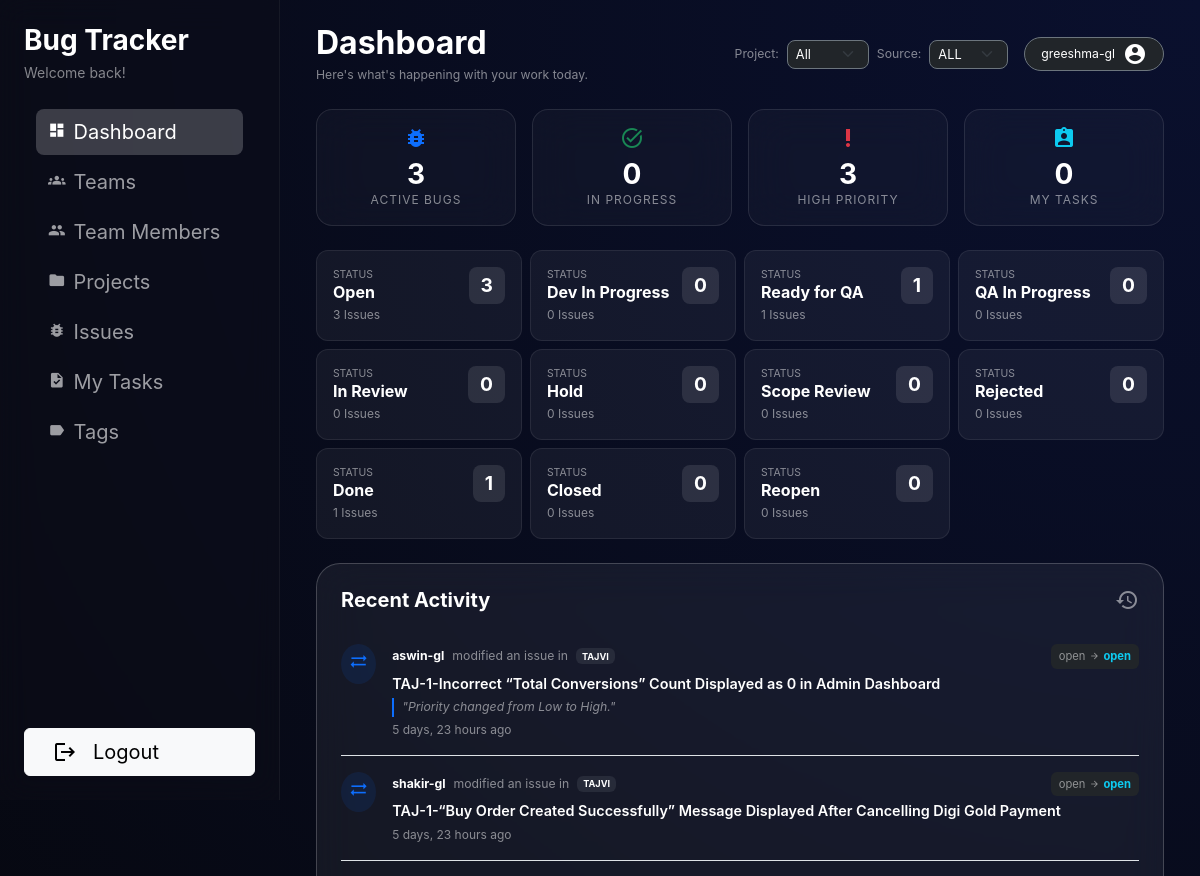
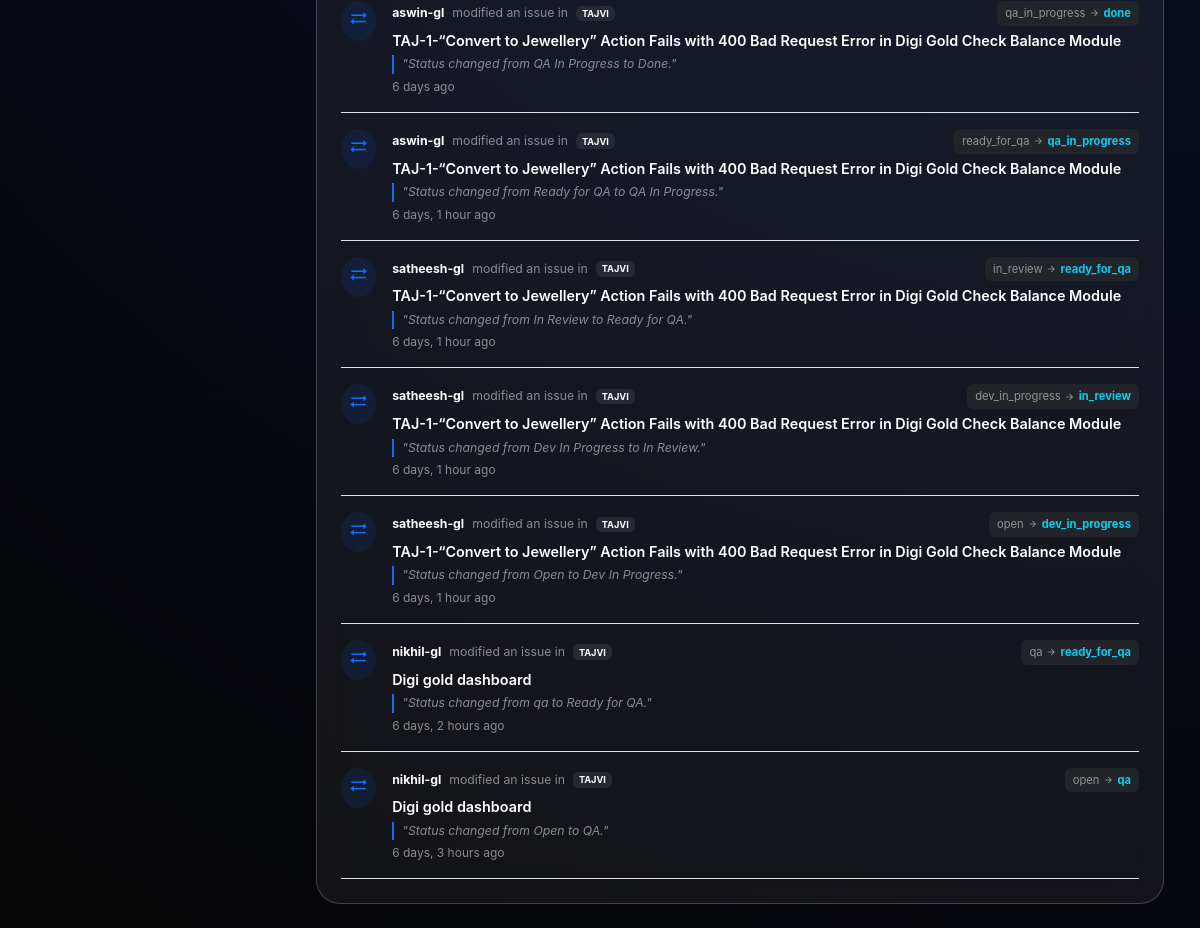
The page /dashboard/ (signed in) on the database as committed earlier (2 pictures, top to bottom).
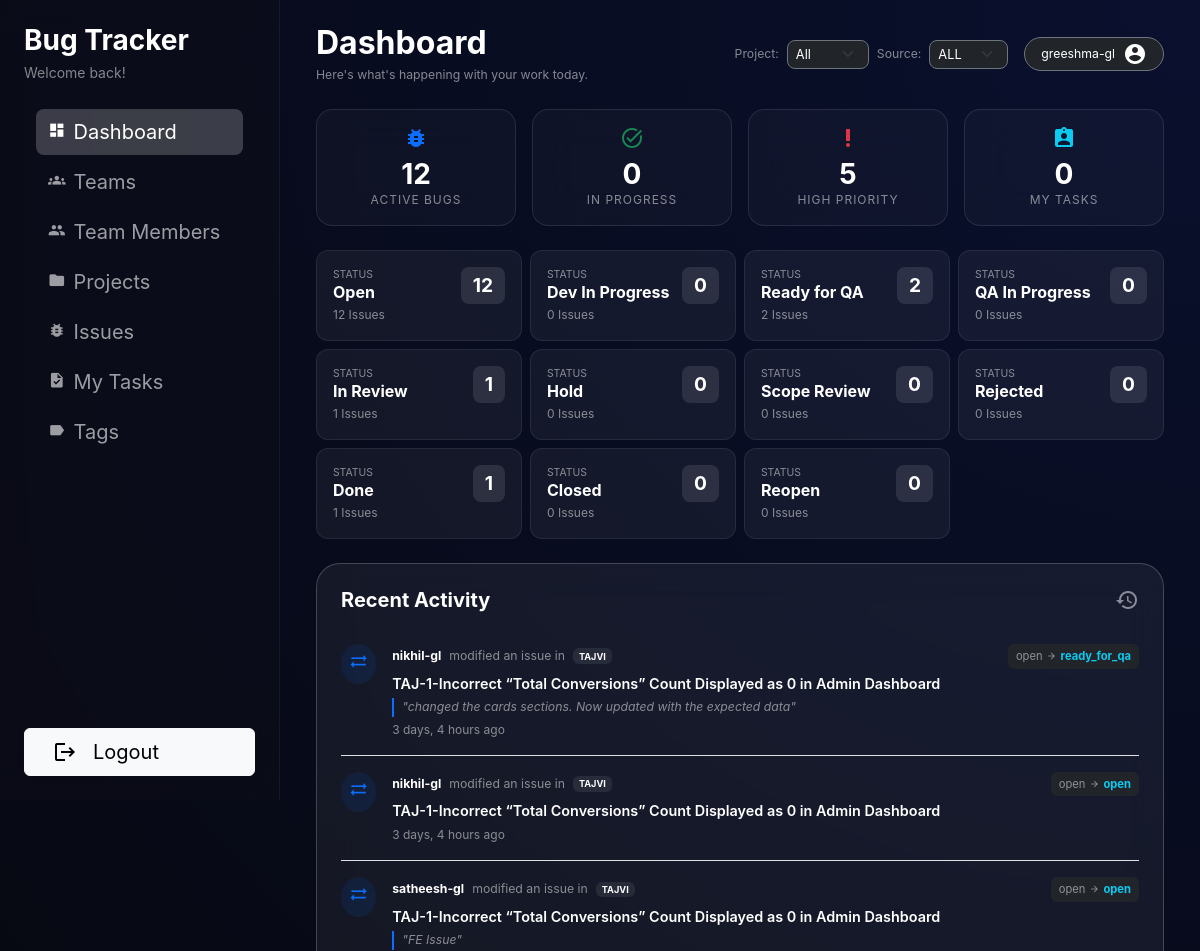
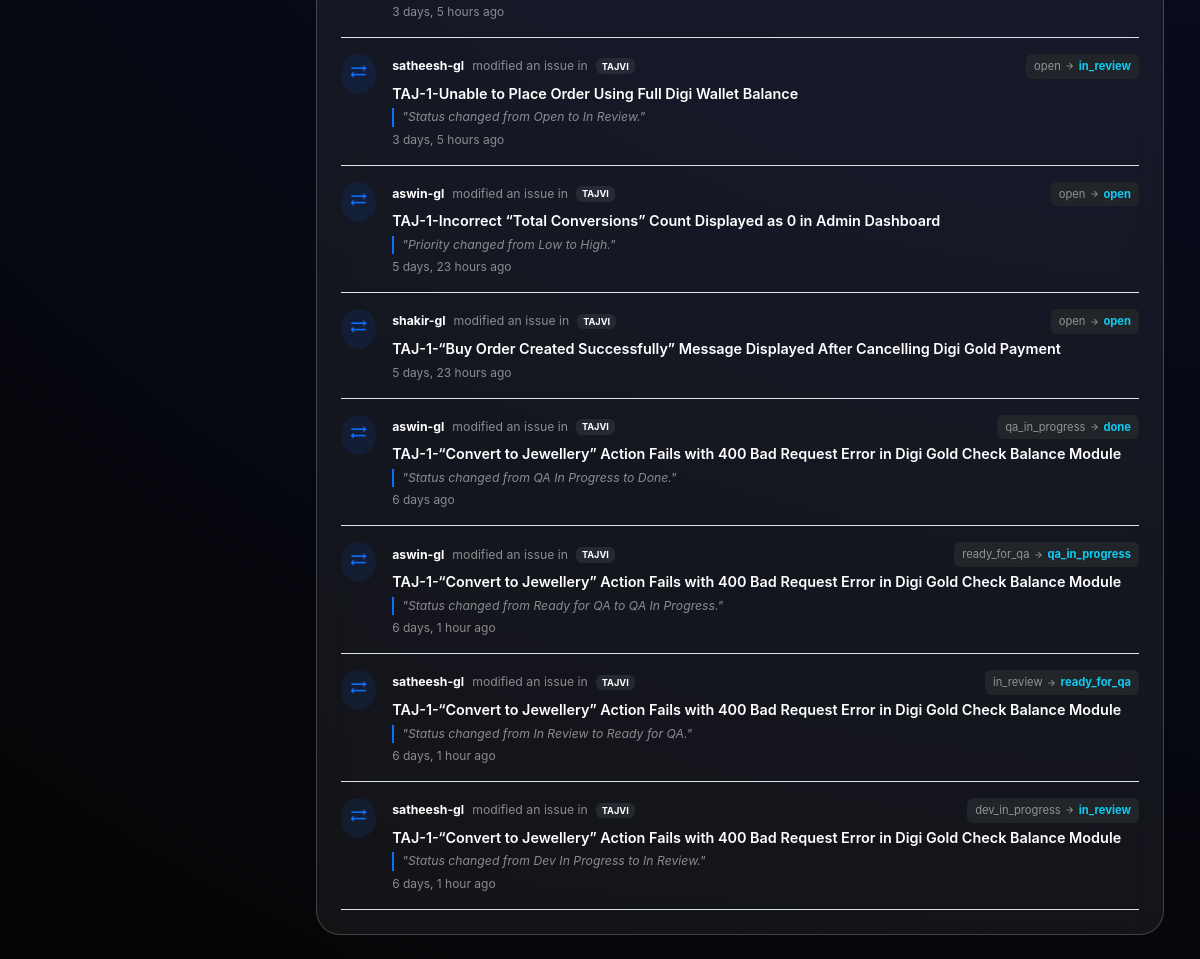
The same page on the database as committed later (2 pictures, top to bottom).
### issues/models.py (models this page shows, shortened)
class IssueRemarkLog(models.Model):
    issue = models.ForeignKey(
        Issue,
        on_delete=models.CASCADE,
        related_name='remark_logs',
    )
    author = models.ForeignKey(
        settings.AUTH_USER_MODEL,
        on_delete=models.SET_NULL,
        null=True,
        blank=True,
        related_name='issue_remark_logs',
    )
    from_status = models.CharField(
        max_length=20,
        blank=True,
    )
    to_status = models.CharField(
        max_length=20,
        blank=True,
    )
    remark = models.TextField(blank=True)
    qa_note = models.TextField(blank=True)
    created_at = models.DateTimeField(auto_now_add=True)
    class Meta:
        ordering = ['-created_at']

class Issue(models.Model):
    project = models.ForeignKey(
        Project,
        on_delete=models.CASCADE,
        related_name='issues',
    )
    title = models.CharField(max_length=255)
    description = models.TextField(blank=True)
    issue_type = models.CharField(
        max_length=20,
        choices=IssueTypeChoices.choices,
        default=IssueTypeChoices.TASK,
    )
    drive_url = models.CharField(max_length=500,
        null=True,
        blank=True
        )
    reporter = models.ForeignKey(
        settings.AUTH_USER_MODEL,
        on_delete=models.SET_NULL,
        null=True,
        blank=True,
        related_name='reported_issues',
    )
    assignee = models.ForeignKey(
        settings.AUTH_USER_MODEL,
        on_delete=models.SET_NULL,
        null=True,
        blank=True,
        related_name='assigned_issues',
    )
    priority = models.CharField(
        max_length=20,
        choices=IssuePriorityChoices.choices,
        default=IssuePriorityChoices.MEDIUM,
    )
    environment = models.CharField(
        max_length=20,
        choices=IssueEnvironmentChoices.choices,
        default=IssueEnvironmentChoices.STAGING,
    )
    status = models.CharField(
        max_length=20,
        choices=IssueStatusChoices.choices,
        default=IssueStatusChoices.OPEN,
    )
    time_estimate_hours = models.DecimalField(
        max_digits=6,
        decimal_places=2,
        null=True,
        blank=True,
        help_text='Estimated effort in hours',
    )
    related_issue = models.ForeignKey(
        'self',
        on_delete=models.SET_NULL,
        null=True,
        blank=True,
        related_name='related_issues',
        help_text='Optional related or parent issue',
        limit_choices_to={'issue_type': IssueTypeChoices.TASK},  # optional extra safety
    )
    tags = models.ManyToManyField(
        'Tag',
        related_name='issues',
        blank=True,
        help_text='Tags used to classify this issue',
    )
    remarks = models.TextField(blank=True)
    qa_note = models.TextField(blank=True)
    image_1 = CloudinaryField('image', null=True, blank=True)
    image_2 = CloudinaryField('image', null=True, blank=True)
    image_3 = CloudinaryField('image', null=True, blank=True)
    image_4 = CloudinaryField('image', null=True, blank=True)
    created_by = models.ForeignKey(
        settings.AUTH_USER_MODEL,
        on_delete=models.SET_NULL,
        null=True,
        blank=True,
        related_name='created_issues',
    )
    created_at = models.DateTimeField(auto_now_add=True)
    updated_at = models.DateTimeField(auto_now=True)
    class Meta:
        ordering = ['-created_at']

class Project(models.Model):
    name = models.CharField(max_length=255)
    code = models.CharField(max_length=50, unique=True)
    description = models.TextField(blank=True)
    owner = models.ForeignKey(
        settings.AUTH_USER_MODEL,
        on_delete=models.SET_NULL,
        null=True,
        blank=True,
        related_name='owned_projects',
    )
    team = models.ForeignKey(
        'users.Team',  # change this string if your Team model lives elsewhere
        on_delete=models.SET_NULL,
        null=True,
        blank=True,
        related_name='projects',
    )
    is_active = models.BooleanField(default=True)
    created_by = models.ForeignKey(
        settings.AUTH_USER_MODEL,
        on_delete=models.SET_NULL,
        null=True,
        blank=True,
        related_name='created_projects',
    )
    created_at = models.DateTimeField(auto_now_add=True)
    updated_at = models.DateTimeField(auto_now=True)
    class Meta:
        ordering = ['name']

### users/models.py (models this page shows)
class User(AbstractUser):
    pass

### users/views.py (the view)
# urls.py: path('dashboard/', DashboardView.as_view(), name='dashboard'),
class DashboardView(LoginRequiredMixin, TemplateView):
    template_name = 'users/dashboard.html'
    def get_context_data(self, **kwargs):
        context = super().get_context_data(**kwargs)
        project_id = self.request.GET.get('project')
        source = self.request.GET.get('source', 'ALL')
        context['projects'] = Project.objects.all()
        context['selected_project_id'] = project_id
        context['selected_source'] = source
        if project_id:
            issues_qs = Issue.objects.filter(project_id=project_id)
            recent_activities_qs = IssueRemarkLog.objects.select_related('issue', 'author').filter(
                issue__project_id=project_id,
            )
        else:
            issues_qs = Issue.objects.all()
            recent_activities_qs = IssueRemarkLog.objects.select_related('issue', 'author').all()
        if source == 'MINE':
            issues_qs = issues_qs.filter(assignee=self.request.user)
            recent_activities_qs = recent_activities_qs.filter(issue__assignee=self.request.user)
        context['active_bugs'] = issues_qs.filter(
            status=IssueStatusChoices.OPEN,
        ).count()
        context['active_tasks'] = issues_qs.filter(
            models.Q(status=IssueStatusChoices.DEV_IN_PROGRESS) |
            models.Q(status=IssueStatusChoices.QA_IN_PROGRESS),
            assignee__isnull=False,
        ).count()
        context['high_priority_bugs'] = issues_qs.filter(
            status=IssueStatusChoices.OPEN,
            priority=IssuePriorityChoices.HIGH,
        ).count()
        context['my_open_issues'] = issues_qs.filter(
            status=IssueStatusChoices.OPEN,
            assignee=self.request.user,
        ).count()
        context['recent_activities'] = recent_activities_qs.order_by('-created_at')[:10]
        raw_status_stats = (
            issues_qs
            .values('status')
            .order_by('status')
            .annotate(count=Count('id'))
        )
        status_count_map = {item['status']: item['count'] for item in raw_status_stats}
        context['issue_status_stats'] = [
            {
                'value': choice.value,
                'label': choice.label,
                'count': status_count_map.get(choice.value, 0),
            }
            for choice in IssueStatusChoices
        ]
        context['IssueStatusChoices'] = IssueStatusChoices
        context['IssuePriorityChoices'] = IssuePriorityChoices
        context['IssueTypeChoices'] = IssueTypeChoices
        return context

### templates/users/dashboard.html (shortened to what the changed rows need)
{% extends "users/index.html" %}
{% block dashboard_content %}
    <div class="row mb-4 align-items-center">
        <div class="col">
            <h2 class="text-white fw-bold mb-1">Dashboard</h2>
        </div>
    </div>
    <div class="row g-3 mb-4">
        <div class="col-6 col-lg-3">
            <a href="{% url 'issues:issue_list' %}?source={{ selected_source }}&project={{ selected_project_id|default:'' }}&status={{ IssueStatusChoices.OPEN.value }}" class="text-decoration-none">
                <div class="metric-card glass-card p-3 h-100 text-center text-white">
                    <span class="material-icons text-primary mb-2">bug_report</span>
                    <h3 class="fw-bold mb-0">{{ active_bugs }}</h3>
                    <p class="small mb-0 opacity-50 text-uppercase" style="letter-spacing: 1px;">Active Bugs</p>
                </div>
            </a>
        </div>
        <div class="col-6 col-lg-3">
            <a href="{% url 'issues:issue_list' %}?source={{ selected_source }}&project={{ selected_project_id|default:'' }}&priority={{ IssuePriorityChoices.HIGH.value }}" class="text-decoration-none">
                <div class="metric-card glass-card p-3 h-100 text-center text-white">
                    <span class="material-icons text-danger mb-2">priority_high</span>
                    <h3 class="fw-bold mb-0">{{ high_priority_bugs }}</h3>
                    <p class="small mb-0 opacity-50 text-uppercase" style="letter-spacing: 1px;">High Priority</p>
                </div>
            </a>
        </div>
    </div>
    <div class="row g-2 mb-4">
        {% for row in issue_status_stats %}
            <div class="col-12 col-sm-6 col-md-4 col-lg-3">
                <a href="{% url 'issues:issue_list' %}?status={{ row.value }}&source={{ selected_source }}&project={{ selected_project_id|default:'' }}" class="text-decoration-none">
                    <div class="status-card p-3 h-100 text-white">
                        <div class="d-flex justify-content-between align-items-start">
                            <div>
                                <div class="text-white-50 small text-uppercase" style="font-size: 0.65rem;">Status</div>
                                <h6 class="fw-bold mb-1">{{ row.label }}</h6>
                                <div class="text-white-50" style="font-size: 0.75rem;">{{ row.count }} Issues</div>
                            </div>
                            <div class="status-badge-count">{{ row.count }}</div>
                        </div>
                    </div>
                </a>
            </div>
        {% endfor %}
    </div>
    <div class="glass-card p-4">
        {% if recent_activities %}
            <div class="list-group list-group-flush">
                {% for log in recent_activities %}
                    <div class="list-group-item bg-transparent border-bottom border-white-10 px-0 py-3">
                        <div class="d-flex align-items-start">
                            <div class="bg-primary rounded-circle p-2 me-3" style="--bs-bg-opacity: .1;">
                                <span class="material-icons text-primary" style="font-size: 1.2rem;">
                                </span>
                            </div>
                            <div class="flex-grow-1">
                                <div class="text-white-50 small mb-1 d-flex align-items-center flex-wrap gap-2">
                                    <span class="text-white fw-bold">{{ log.author.username }}</span>
                                    <span>modified an issue in</span>
                                    <span class="badge bg-secondary" style="--bs-bg-opacity: .2;">{{ log.issue.project.name }}</span>
                                    {% if log.from_status or log.to_status %}
                                        <div class="d-flex align-items-center ms-auto bg-dark px-2 py-1 rounded" style="font-size: 0.7rem;">
                                            <span class="text-white-50">{{ log.from_status|default:"New" }}</span>
                                            <span class="material-icons mx-1" style="font-size: 10px;">arrow_forward</span>
                                            <span class="text-info fw-bold">{{ log.to_status }}</span>
                                        </div>
                                    {% endif %}
                                </div>
                                <a href="{% url 'issues:issue_detail' log.issue.id %}?source={{ selected_source }}&project={{ selected_project_id|default:'' }}"
                                   class="text-white text-decoration-none activity-link fw-semibold d-block">
                                    {{ log.issue.title }}
                                </a>
                                {% if log.remark %}
                                    <div class="text-white-50 small fst-italic mt-1 border-start border-primary border-2 ps-2" style="--bs-text-opacity: .7;">
                                        "{{ log.remark|truncatechars:80 }}"
                                    </div>
                                {% endif %}
                                <div class="text-white-50 mt-1" style="font-size: 0.75rem;">
                                    {{ log.created_at|timesince }} ago
                                </div>
                            </div>
                        </div>
                    </div>
                {% endfor %}
            </div>
        {% else %}
            <div class="text-center py-4">
                <p class="text-white-50 mb-0 small">No activity recorded for this filter.</p>
            </div>
        {% endif %}
    </div>
{% endblock %}

Rows that differ between the two databases and show on the page:
no longer on this page (row unchanged): IssueRemarkLog: author.username "satheesh-gl", issue.project.name "TAJVI", from_status "open", to_status "dev_in_progress", issue "TAJ-1-“Convert to Jewellery” Action Fails with 400 Bad Request Error in Digi Gold Check Balance Module", remark "Status changed from Open to Dev In Progress.", created_at "6 days, 1 hour"
no longer on this page (row unchanged): IssueRemarkLog: author.username "nikhil-gl", issue.project.name "TAJVI", from_status "qa", to_status "ready_for_qa", issue "Digi gold dashboard", remark "Status changed from qa to Ready for QA.", created_at "6 days, 2 hours"
no longer on this page (row unchanged): IssueRemarkLog: author.username "nikhil-gl", issue.project.name "TAJVI", from_status "open", to_status "qa", issue "Digi gold dashboard", remark "Status changed from Open to QA.", created_at "6 days, 3 hours"
added IssueRemarkLog: author.username "nikhil-gl", issue.project.name "TAJVI", from_status "open", to_status "ready_for_qa", issue "TAJ-1-Incorrect “Total Conversions” Count Displayed as 0 in Admin Dashboard", remark "changed the cards sections. Now updated with the expected data", created_at "3 days, 4 hours"
added IssueRemarkLog: author.username "nikhil-gl", issue.project.name "TAJVI", from_status "open", to_status "open", issue "TAJ-1-Incorrect “Total Conversions” Count Displayed as 0 in Admin Dashboard", created_at "3 days, 4 hours"
added IssueRemarkLog: author.username "satheesh-gl", issue.project.name "TAJVI", from_status "open", to_status "open", issue "TAJ-1-Incorrect “Total Conversions” Count Displayed as 0 in Admin Dashboard", remark "FE Issue", created_at "3 days, 5 hours"
added IssueRemarkLog: author.username "satheesh-gl", issue.project.name "TAJVI", from_status "open", to_status "in_review", issue "TAJ-1-Unable to Place Order Using Full Digi Wallet Balance", remark "Status changed from Open to In Review.", created_at "3 days, 5 hours"
Other text that changed with them:
{{ active_bugs }}: "3" → "12"
{{ high_priority_bugs }}: "3" → "5"
new list line: "STATUS Open 12 Issues 12"
new list line: "STATUS Ready for QA 2 Issues 2"
new list line: "STATUS In Review 1 Issues 1"
list line gone: "STATUS Open 3 Issues 3"
list line gone: "STATUS Ready for QA 1 Issues 1"
list line gone: "STATUS In Review 0 Issues 0"
